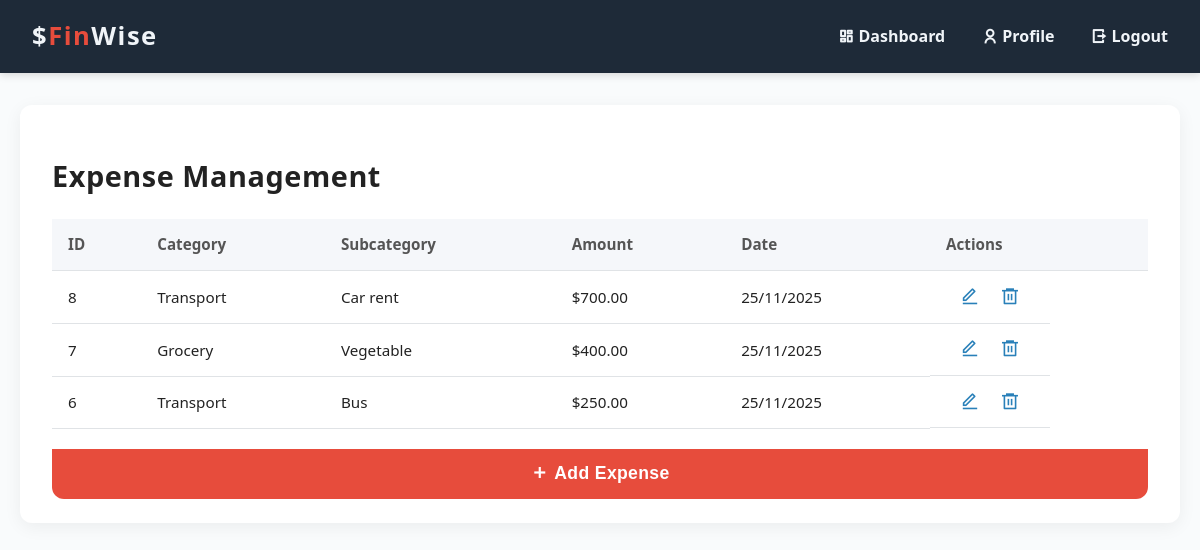
Page /expense.php (signed in) on the committed database.
### tables this page shows
CREATE TABLE `expenses` (
  `id` int(11) NOT NULL,
  `user_id` int(11) NOT NULL,
  `category` varchar(100) NOT NULL,
  `amount` decimal(10,2) NOT NULL,
  `date` date NOT NULL,
  `created_at` timestamp NOT NULL DEFAULT current_timestamp(),
  `category_id` int(11) DEFAULT NULL
);

### expense.php (the view, shortened to what this page needs)
<?php
include '../dbms_backend/db.php';
$user_id = $_SESSION['user_id'];
$sql = "SELECT e.id, COALESCE(p.name, e.category) as category, COALESCE(c.name, '') as subcategory, e.amount, e.date FROM expenses e LEFT JOIN categories c ON e.category_id = c.id LEFT JOIN categories p ON c.parent_id = p.id WHERE e.user_id = ? ORDER BY e.date DESC";
$stmt = $conn->prepare($sql);
$stmt->bind_param("i", $user_id);
$stmt->execute();
$result = $stmt->get_result();
$expense_rows = [];
if ($result->num_rows > 0) {
    while ($row = $result->fetch_assoc()) {
        $expense_rows[] = $row;
    }
}
?>
<!DOCTYPE html>
<html lang="en">
<head>
  <link rel="stylesheet" href="https://cdn.jsdelivr.net/npm/remixicon/fonts/remixicon.css" />
</head>
<body>
<nav>
  <div class="logo">$<span>Fin</span>Wise</div>
  <div class="nav-links">
    <a href="../dbms_backend/dashboard.php"><i class="ri-dashboard-line"></i> Dashboard</a>
    <a href="../dbms_backend/profile.php"><i class="ri-user-line"></i> Profile</a>
    <a href="../dbms_backend/logout.php"><i class="ri-logout-box-r-line"></i> Logout</a>
  </div>
</nav>
<main>
  <div class="section">
    <h2>Expense Management</h2>
    <table>
      <thead>
        <tr>
          <th>ID</th>
          <th>Category</th>
          <th>Subcategory</th>
          <th>Amount</th>
          <th>Date</th>
          <th>Actions</th>
        </tr>
      </thead>
      <tbody>
        <?php
        if (!empty($expense_rows)) {
            foreach ($expense_rows as $row) {
                echo "<tr>
                        <td>" . htmlspecialchars($row['id']) . "</td>
                        <td>" . htmlspecialchars($row['category']) . "</td>
                        <td>" . htmlspecialchars($row['subcategory']) . "</td>
                        <td>$" . htmlspecialchars(number_format($row['amount'], 2)) . "</td>
                        <td>" . htmlspecialchars(date("d/m/Y", strtotime($row['date']))) . "</td>
                        <td class='actions'>
                          <button title='Edit' onclick=\"location.href='../dbms_backend/edit_expense.php?id={$row['id']}'\"><i class='ri-edit-line'></i></button>
                          <button title='Delete' onclick=\"if(confirm('Delete this expense entry?')) location.href='../dbms_backend/delete_expense.php?id={$row['id']}'\"><i class='ri-delete-bin-6-line'></i></button>
                        </td>
                      </tr>";
            }
        } else {
            echo "<tr><td colspan='5' style='text-align: center; padding: 2rem;'>No expense entries found.</td></tr>";
        }
        ?>
      </tbody>
    </table>
    <button class="add-btn" onclick="location.href='../dbms_backend/add_expense.php'"><i class="ri-add-line"></i> Add Expense</button>
  </div>
</main>
</body>
</html>

### expense.php (style rules this page uses)
* { box-sizing: border-box; }
body { font-family: 'Segoe UI', Tahoma, Geneva, Verdana, sans-serif; background: #f9fbfc; margin: 0; padding: 0; color: #222; line-height: 1.6; }
nav { position: sticky; top: 0; background: #1e2a38; color: #f0f4f8; padding: 1rem 2rem; display: flex; justify-content: space-between; align-items: center; z-index: 999; box-shadow: 0 2px 8px rgba(0, 0, 0, 0.15); }
nav .logo { font-weight: 700; font-size: 1.6rem; letter-spacing: 1.5px; }
nav .logo span { color: #e74c3c; }
nav .nav-links a { color: #f0f4f8; margin-left: 2rem; text-decoration: none; font-weight: 600; font-size: 1rem; transition: color 0.3s ease; }
main { max-width: 1200px; margin: 2rem auto 4rem; padding: 0 1.25rem; }
.section { background: white; border-radius: 12px; box-shadow: 0 4px 18px rgba(0, 0, 0, 0.06); margin-bottom: 2.75rem; padding: 1.5rem 2rem; transition: box-shadow 0.3s ease; }
h2 { font-size: 1.8rem; margin-bottom: 1.25rem; font-weight: 700; color: #222; letter-spacing: 0.02em; }
table { width: 100%; border-collapse: collapse; font-size: 0.95rem; }
th, td { padding: 0.85rem 1rem; border-bottom: 1px solid #e0e3e6; text-align: left; }
th { background: #f5f7fa; font-weight: 700; color: #555; user-select: none; }
td.actions { width: 120px; text-align: center; display: flex; justify-content: center; }
td.actions button { background: none; border: none; cursor: pointer; font-size: 1.2rem; margin-right: 0.5rem; color: #2980b9; transition: color 0.25s ease; }
td.actions button:last-child { margin-right: 0; }
.add-btn { margin-top: 1.25rem; padding: 0.9rem 1rem; width: 100%; background: #e74c3c; border: none; border-radius: 0 0 12px 12px; color: white; font-size: 1.1rem; font-weight: 700; cursor: pointer; transition: background-color 0.3s ease, box-shadow 0.3s ease; letter-spacing: 0.02em; }

### rows in the picture
expenses: id "8", category "Transport", subcategory "Car rent", amount "700.00", date "25/11/2025"
expenses: id "7", category "Grocery", subcategory "Vegetable", amount "400.00", date "25/11/2025"
expenses: id "6", category "Transport", subcategory "Bus", amount "250.00", date "25/11/2025"
